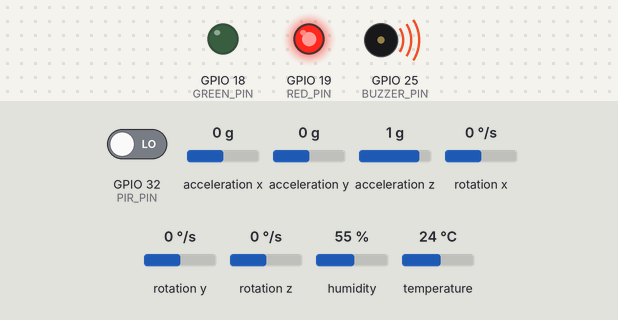
Recording of a sketch running on a simulated ESP32. Shown: output pins drawn as LEDs (lit = HIGH), buzzer (waves = sounding). Dashed ring = blinking. The inputs (shaded band) are chosen by the test bench; at power-on: GPIO 32 (PIR_PIN) LOW, acceleration z 1 g, acceleration x 0 g, acceleration y 0 g, rotation x 0 °/s, rotation y 0 °/s, rotation z 0 °/s, humidity 55 %, temperature 24 °C. WiFi joins after 1.5 s; servers stay silent unless stated; network time is answered at once with the bench clock; the local clock reads 2024-03-15 10:24:30 at power-on unless the sketch sets it; the Firebase database answers and starts empty; what the sketch prints to the serial monitor is not drawn.

Above: at 3.1 s.
4.3 s: GPIO 32 (PIR_PIN) driven HIGH
At 5.89 s:
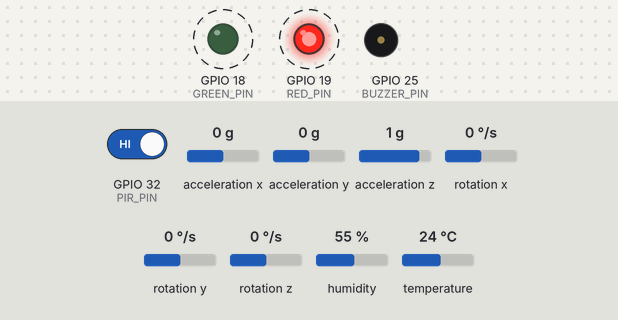
9.8 s: acceleration z set to 0 g
At 11.3 s:
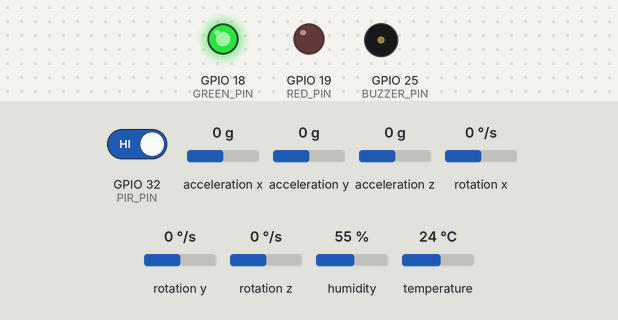
15.1 s: acceleration x set to -1.4 g
At 16.57 s:
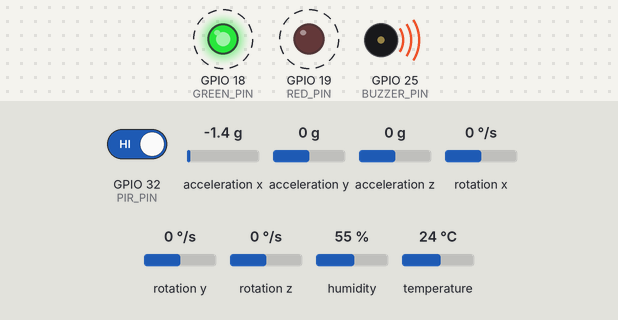
18.6 s: acceleration x set to 0 g
At 19.3 s:
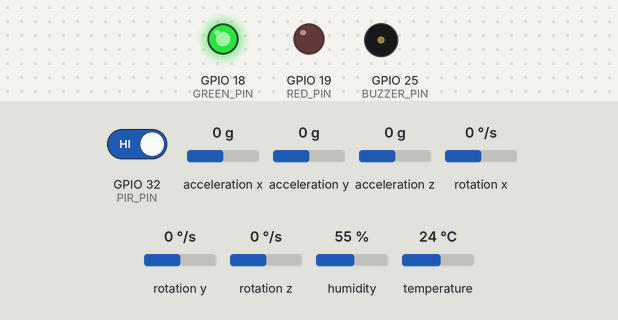
Timing chart, 0 to 23.3 s (numbered marks = the images above; inputs shaded):
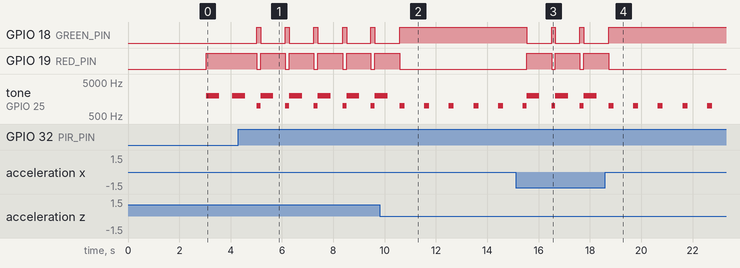

Measured:
- after the input at 4.3 s, GPIO 18 (GREEN_PIN): alternates HIGH for 0.15 s and LOW for 0.96 s, starting after 0.71 s; GPIO 19 (RED_PIN): alternates HIGH for 0.96 s and LOW for 0.15 s, starting after 0.71 s
- after the input at 9.8 s, GPIO 18 (GREEN_PIN): goes on until 10.6 s, then stays HIGH; GPIO 19 (RED_PIN): goes on until 10.6 s, then stays LOW
- after the input at 15.1 s, GPIO 18 (GREEN_PIN): alternates HIGH for 0.15 s and LOW for 0.96 s, starting after 0.43 s; GPIO 19 (RED_PIN): alternates HIGH for 0.96 s and LOW for 0.15 s, starting after 0.43 s
- after the input at 18.6 s, GPIO 18 (GREEN_PIN): goes on until 18.7 s, then stays HIGH; GPIO 19 (RED_PIN): goes on until 18.7 s, then stays LOW
- by itself, tone on GPIO 25 (BUZZER_PIN): repeats every 1.1 s: 1000 Hz 0.15 s, 2000 Hz 0.50 s, silent 0.47 s

The sketch:

SleepGuardMaloca.ino
```cpp
#include <WiFi.h>
#include <MPU6050.h>
#include <DHT.h>
#include <Wire.h>
#include <FirebaseESP32.h>
#include <NTPClient.h>
#include <WiFiUdp.h>

#define API_KEY "ZgVqvO02nNu97EMdxvZt14uySBe4csxpjGy0ev30"
#define DATABASE_URL "https://sleepguard-82799-default-rtdb.firebaseio.com"

FirebaseData fbdo;
FirebaseAuth auth;
FirebaseConfig config;

WiFiUDP ntpUDP;
NTPClient timeClient(ntpUDP, "pool.ntp.org", -3 * 3600, 60000);

MPU6050 mpu;

#define SDA_PIN 22
#define SCL_PIN 23
#define BUZZER_PIN 25
#define PIR_PIN 32
#define GREEN_PIN 18
#define RED_PIN 19
#define DHT_PIN 4
#define DHT_TYPE DHT11

DHT dht(DHT_PIN, DHT_TYPE);

const char* ssid = "CIT_Alunos";
const char* password = "alunos@2024";

unsigned long lastMotionTime = 0;
unsigned long motionDelay = 3000;
bool motionDetected = false;

unsigned long ultimoEnvio = 0;
const unsigned long intervaloEnvio = 60000;

int limite_x = 17500;
int limite_y = 500;
int limite_z = 2700;
int temp_min = 18;
int temp_max = 30;
int umidade_min = 30;
int umidade_max = 70;

void buscarConfiguracoesFirebase() {
    if (Firebase.RTDB.getInt(&fbdo, "/config/limite_x")) limite_x = fbdo.intData();
    if (Firebase.RTDB.getInt(&fbdo, "/config/limite_y")) limite_y = fbdo.intData();
    if (Firebase.RTDB.getInt(&fbdo, "/config/limite_z")) limite_z = fbdo.intData();
    if (Firebase.RTDB.getInt(&fbdo, "/config/temp_min")) temp_min = fbdo.intData();
    if (Firebase.RTDB.getInt(&fbdo, "/config/temp_max")) temp_max = fbdo.intData();
    if (Firebase.RTDB.getInt(&fbdo, "/config/umidade_min")) umidade_min = fbdo.intData();
    if (Firebase.RTDB.getInt(&fbdo, "/config/umidade_max")) umidade_max = fbdo.intData();
}

void enviarAlerta(String mensagem) {
    timeClient.update();
    String horario = timeClient.getFormattedTime();
    String alertaID = String(millis());
    String caminho = "/alertas/" + alertaID;
    FirebaseJson json;
    json.set("mensagem", mensagem);
    json.set("horario", horario);
    Firebase.RTDB.setJSON(&fbdo, caminho.c_str(), &json);
}

void enviarVariaveisAmbiente() {
    timeClient.update();
    String horario = timeClient.getFormattedTime();
    int16_t ax, ay, az;
    mpu.getAcceleration(&ax, &ay, &az);
    float temperatura = dht.readTemperature();
    float umidade = dht.readHumidity();
    bool movimento = digitalRead(PIR_PIN);

    String caminho = "/variaveisAmbiente/" + String(millis());
    FirebaseJson json;
    json.set("horario", horario);
    json.set("posicao/x", ax);
    json.set("posicao/y", ay);
    json.set("posicao/z", az);
    json.set("temperatura", temperatura);
    json.set("umidade", umidade);
    json.set("movimento", movimento);
    Firebase.RTDB.setJSON(&fbdo, caminho.c_str(), &json);
}

void setup() {
    Serial.begin(115200);
    WiFi.begin(ssid, password);
    while (WiFi.status() != WL_CONNECTED) {
        delay(1000);
        Serial.print(".");
    }
    Serial.println("\nWiFi conectado!");

    Wire.begin(SDA_PIN, SCL_PIN);
    mpu.initialize();
    dht.begin();
    pinMode(BUZZER_PIN, OUTPUT);
    pinMode(RED_PIN, OUTPUT);
    pinMode(GREEN_PIN, OUTPUT);
    pinMode(PIR_PIN, INPUT);

    config.api_key = API_KEY;
    config.database_url = DATABASE_URL;
    Firebase.begin(&config, &auth);
    Firebase.reconnectWiFi(true);

    timeClient.begin();
    buscarConfiguracoesFirebase();
}

void loop() {
    int pirState = digitalRead(PIR_PIN);
    if (pirState == HIGH) {
        motionDetected = true;
        lastMotionTime = millis();
        digitalWrite(GREEN_PIN, HIGH);
        digitalWrite(RED_PIN, LOW);
        tone(BUZZER_PIN, 1000, 200);
        enviarAlerta("Movimento detectado!");
    }
    if (millis() - lastMotionTime > 10000) {
        motionDetected = false;
        digitalWrite(GREEN_PIN, LOW);
        digitalWrite(RED_PIN, HIGH);
        tone(BUZZER_PIN, 500, 500);
    }

    int16_t ax, ay, az;
    mpu.getAcceleration(&ax, &ay, &az);
    if (abs(ax) > limite_x || abs(ay) > limite_y || abs(az) > limite_z) {
        digitalWrite(GREEN_PIN, LOW);
        digitalWrite(RED_PIN, HIGH);
        tone(BUZZER_PIN, 2000, 500);
        enviarAlerta("Movimento excessivo detectado!");
    }

    float temperatura = dht.readTemperature();
    float umidade = dht.readHumidity();
    if (!isnan(temperatura) && (temperatura < temp_min || temperatura > temp_max)) {
        enviarAlerta("Temperatura fora da faixa aceitável!");
    }
    if (!isnan(umidade) && (umidade < umidade_min || umidade > umidade_max)) {
        enviarAlerta("Umidade fora da faixa aceitável!");
    }

    if (millis() - ultimoEnvio > intervaloEnvio) {
        enviarVariaveisAmbiente();
        ultimoEnvio = millis();
    }
    delay(500);
}
```
